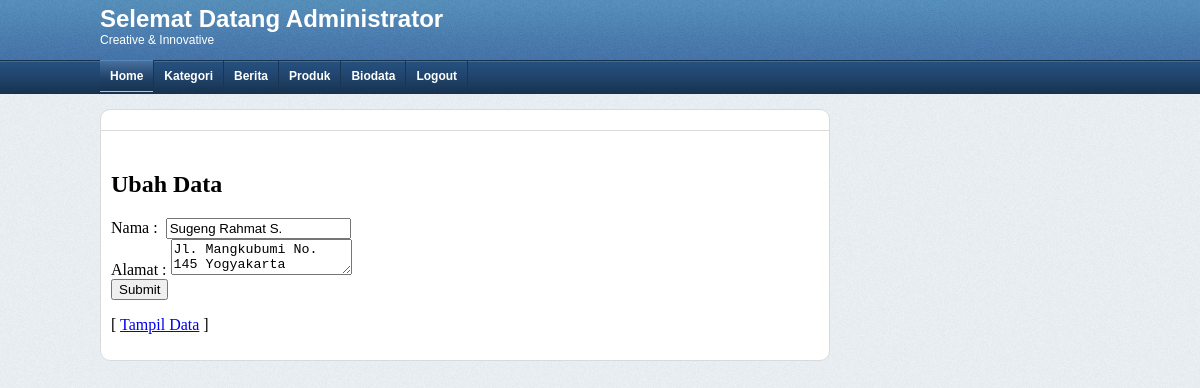
/admin_theme/index.php?page=edit_biodata&id=1 (signed in), run on the app's committed database.
### tables this page shows
CREATE TABLE IF NOT EXISTS `biodata` (
`id` int(5) NOT NULL,
  `nama` varchar(25) NOT NULL,
  `alamat` text
);

### admin_theme/edit_biodata.php (the view, shortened to what this page needs)
<?php
$sql = "SELECT id,nama,alamat FROM biodata ";
$sql.= "WHERE id = ".$_GET['id'];
$hasil = mysql_query($sql) or exit("Error query : <b>".$sql."</b>.");
$data  = mysql_fetch_assoc($hasil);
?>
<h2>Ubah Data</h2>
<?php
   if (isset($_POST['txtID']))
   {
      $sql = "UPDATE biodata SET ";
      $sql.= "nama='".$_POST['txtNama']."',alamat='".$_POST['txtAlamat']."' ";
      $sql.= "WHERE id = ".$_POST['txtID'];
      mysql_query($sql) or exit("Error query : <b>".$sql."</b>.");
      echo "Data berhasil diubah.";
   }
   else
   {
?>
<form action="index.php?page=edit_biodata&id=<?php echo $_GET['id'] ?>" method="post">
   Nama :&nbsp;
   <input type="text" name="txtNama" value="<?php echo $data['nama'];
   ?>" />
   <br />
   Alamat :
   <textarea name="txtAlamat"><?php echo $data['alamat']; ?></textarea>
   <br />
   <input type="submit" value="Submit" />
</form>
<?php
   }
?>
 <p>[ <a href="index.php?page=tampil_biodata">Tampil Data</a> ] </p>

### admin_theme/asset/css/style.css (style rules this page uses)
body { padding:0px; margin:0px; text-decoration:none; background-image: url(../images/bg_body.png); background-repeat: repeat; }

### data on the page
biodata: txtNama "Sugeng Rahmat S.", txtAlamat "Jl. Mangkubumi No. 145 Yogyakarta"
